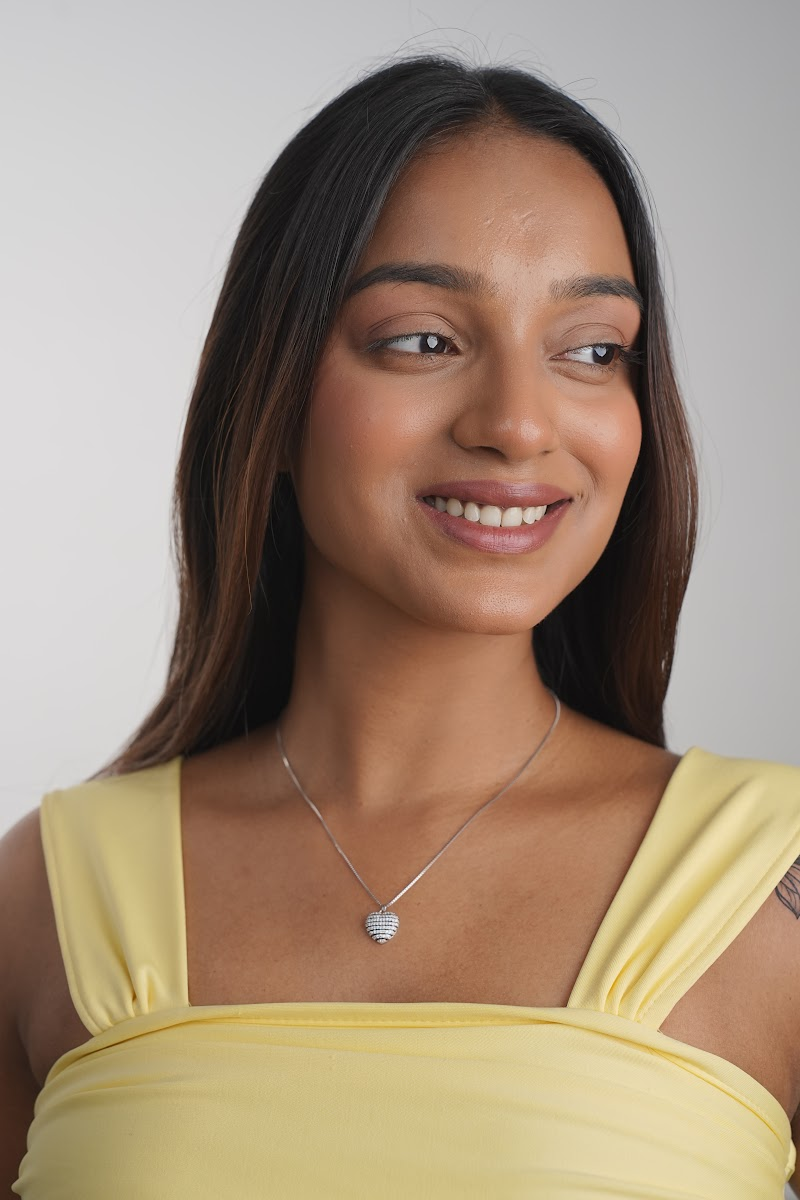
#> input picture jewellery-design-html-dist/model_candidates_thumbs/model_1_solitaire_heart_yellow_dress.jpg, 800 x 1200 px, found by its file name
$ python test_warm_champagne_banner.py
#> lines starting #> are read from the running program, lines starting #| are printed output that depends on the picture
import os
from PIL import Image, ImageEnhance, ImageFilter
import numpy as np

# Load Model 1
src_path = 'scratch/chosen_hero_models/model_1_solitaire_heart_yellow_dress.jpg'
img = Image.open(src_path).convert('RGB')
#> img is the input picture: PIL image 800x1200 RGB; mean R, G, B 162.4, 142.1, 122.1
w, h = img.size
#> w = 800; h = 1200

# --- A. MOBILE BANNER (768 x 1376) ---
target_aspect = 768 / 1376
crop_w = int(h * target_aspect)
#> crop_w = 669
crop_x0 = (w - crop_w) // 2
#> crop_x0 = 65
crop_box = (crop_x0, 0, crop_x0 + crop_w, h)
#> crop_box = (65, 0, 734, 1200)
mob_img = img.crop(crop_box).resize((768, 1376), Image.Resampling.LANCZOS)
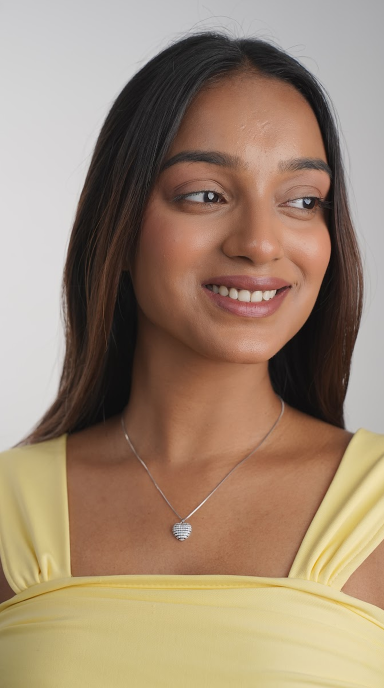
#> mob_img: PIL image 768x1376 RGB (shown at 1/2 size); mean R, G, B 158.2, 135.9, 114.1

# Subtle warm color grade: warm highlights, glowing skin
mob_enh = ImageEnhance.Color(mob_img).enhance(1.08)
mob_enh = ImageEnhance.Contrast(mob_enh).enhance(1.05)
mob_enh = ImageEnhance.Sharpness(mob_enh).enhance(1.15)
mob_enh.save('scratch/hero_test/model_1_mobile_champagne.jpg', quality=95)

# --- B. DESKTOP BANNER (1376 x 768) ---
# Model height 768, preserve aspect ratio
model_h = 768
model_w = int(w * (model_h / h)) # approx 512px
#> model_w = 512
model_resized = mob_enh.resize((model_w, model_h), Image.Resampling.LANCZOS)
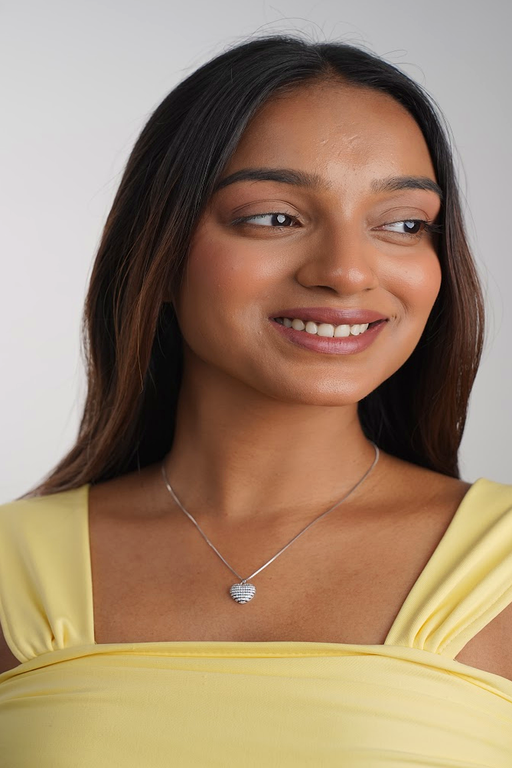
#> model_resized: PIL image 512x768 RGB; mean R, G, B 159.7, 134.3, 109.6

# Background color of model at top-left edge
model_arr = np.array(model_resized)
edge_color = np.mean(model_arr[20:300, 0:30], axis=(0, 1)) # approx [215, 214, 215]
#> edge_color = [218.7, 216.7, 218.2]
er, eg, eb = edge_color
#> er = 218.7; eg = 216.7; eb = 218.2

# Solystra brand warm alabaster: #FAF8F5 -> (250, 248, 245)
# Create 1376x768 canvas with gradient from (250, 248, 245) on left to (er, eg, eb) at model seam
canvas_arr = np.zeros((768, 1376, 3), dtype=np.uint8)
seam_x = 1376 - model_w
#> seam_x = 864

for x in range(1376):
    if x <= seam_x:
        t = x / float(seam_x)
        # Gentle s-curve
        t_smooth = t * t * (3 - 2 * t)
        r = int(250 + t_smooth * (er - 250))
        g = int(248 + t_smooth * (eg - 248))
        b = int(245 + t_smooth * (eb - 245))
    else:
        r, g, b = int(er), int(eg), int(eb)
    canvas_arr[:, x, 0] = r
    canvas_arr[:, x, 1] = g
    canvas_arr[:, x, 2] = b
#> this loop made 1376 passes
#> (r, g, b) on passes 1 to 12: (250, 248, 245), (249, 247, 244), (249, 247, 244), (249, 247, 244), (249, 247, 244), (249, 247, 244), (249, 247, 244), (249, 247, 244), (249, 247, 244), (249, 247, 244), (249, 247, 244), (249, 247, 244)
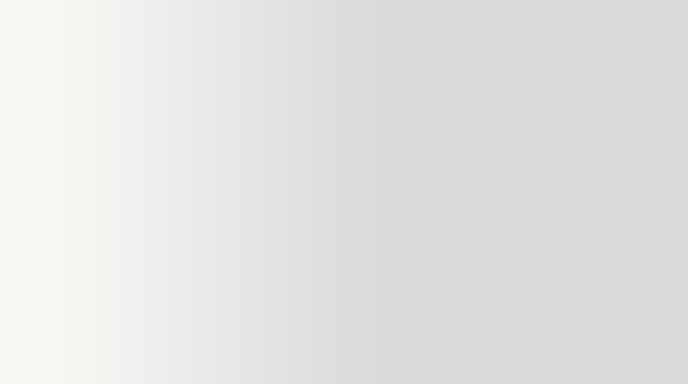
#> canvas_arr: shape (768, 1376, 3) (shown at 1/2 size); mean of channels 0, 1, 2 227.9, 225.9, 226.2; drawn as R, G, B

desktop_canvas = Image.fromarray(canvas_arr)

# Feathered paste of model
feather_px = 140
mask = np.ones((model_h, model_w), dtype=np.float32)
for col in range(feather_px):
    mask[:, col] = (col / float(feather_px)) ** 1.5

mask_img = Image.fromarray((mask * 255).astype(np.uint8))
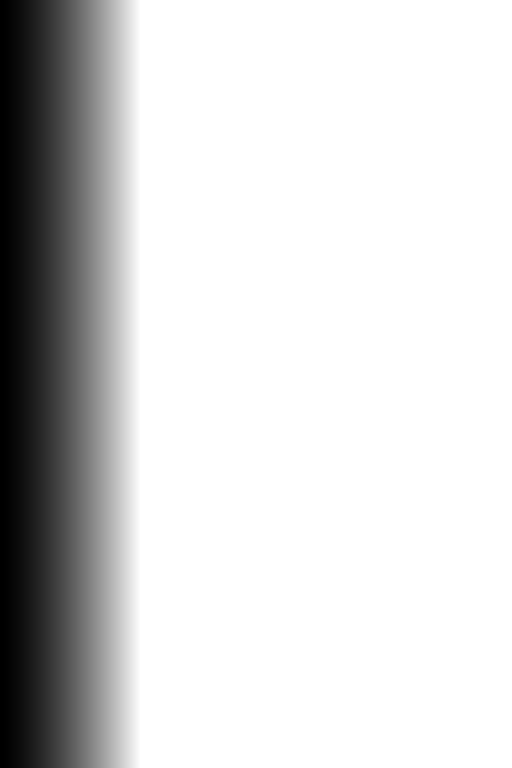
#> mask_img: PIL image 512x768 L; min 0, max 255, mean 212.8
desktop_canvas.paste(model_resized, (seam_x, 0), mask_img)
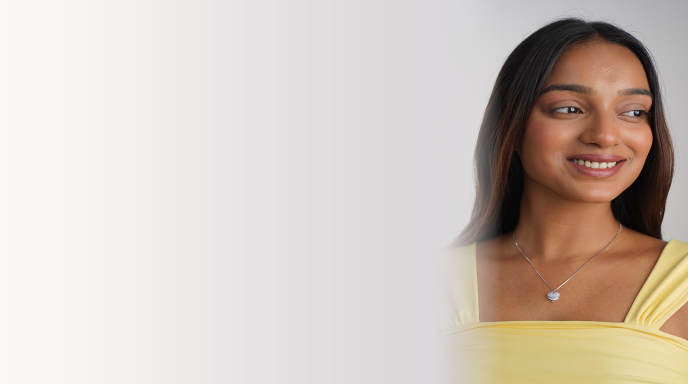
#> desktop_canvas: PIL image 1376x768 RGB (shown at 1/2 size); mean R, G, B 207.8, 197.6, 189.4

# Save
desktop_canvas.save('scratch/hero_test/model_1_desktop_champagne.jpg', quality=95)
print("Saved champagne hero test!")

$ run again, with jewellery-design-html-dist/model_candidates_thumbs/DSC02724.JPG copied over jewellery-design-html-dist/model_candidates_thumbs/model_1_solitaire_heart_yellow_dress.jpg
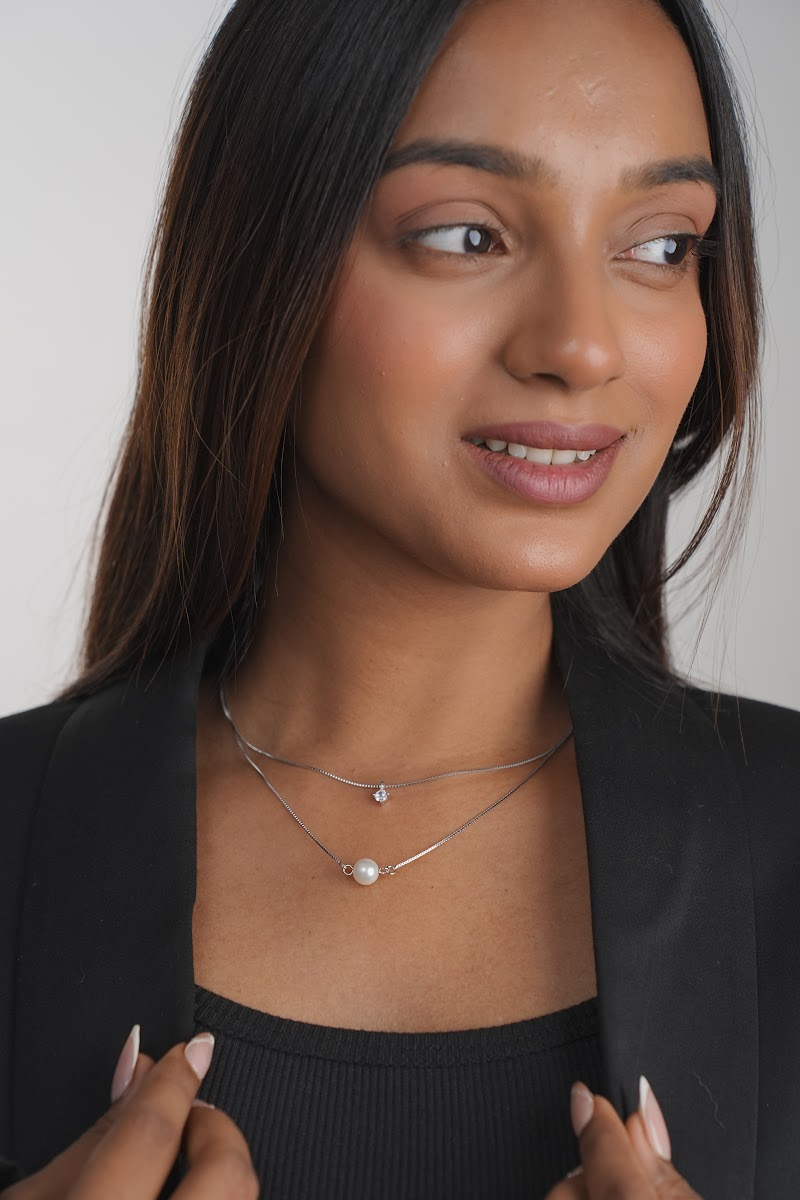
#> input picture jewellery-design-html-dist/model_candidates_thumbs/DSC02724.JPG, 800 x 1200 px, found by its file name
#> img is the input picture: PIL image 800x1200 RGB; mean R, G, B 106.5, 86.8, 78
#> `model_resized = mob_enh.resize((model_w, model_h), Image.Resampling.LA..`:
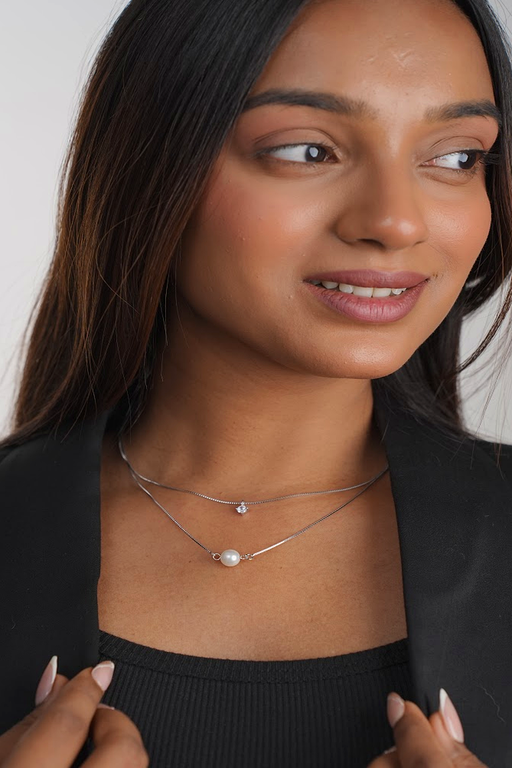
#> model_resized: PIL image 512x768 RGB; mean R, G, B 104.2, 77.9, 65.8
#> edge_color = [219, 217, 218.3]
#> er = 219; eg = 217; eb = 218.3
#> the loop `for x in range(1376):` made 1376 passes
#> (r, g, b) on passes 1 to 8: (250, 248, 245), (249, 247, 244), (249, 247, 244), (249, 247, 244), (249, 247, 244), (249, 247, 244), (249, 247, 244), (249, 247, 244)
#> `desktop_canvas.paste(model_resized, (seam_x, 0), mask_img)`:
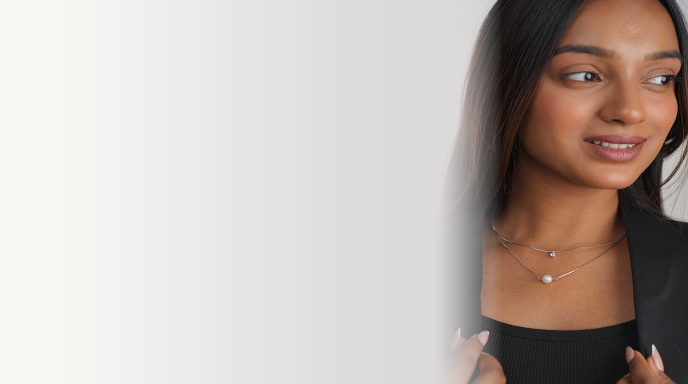
#> desktop_canvas: PIL image 1376x768 RGB (shown at 1/2 size); mean R, G, B 192.7, 182.1, 177.3

$ run again, with jewellery-design-html-dist/model_candidates_thumbs/DSC02725.JPG copied over jewellery-design-html-dist/model_candidates_thumbs/model_1_solitaire_heart_yellow_dress.jpg
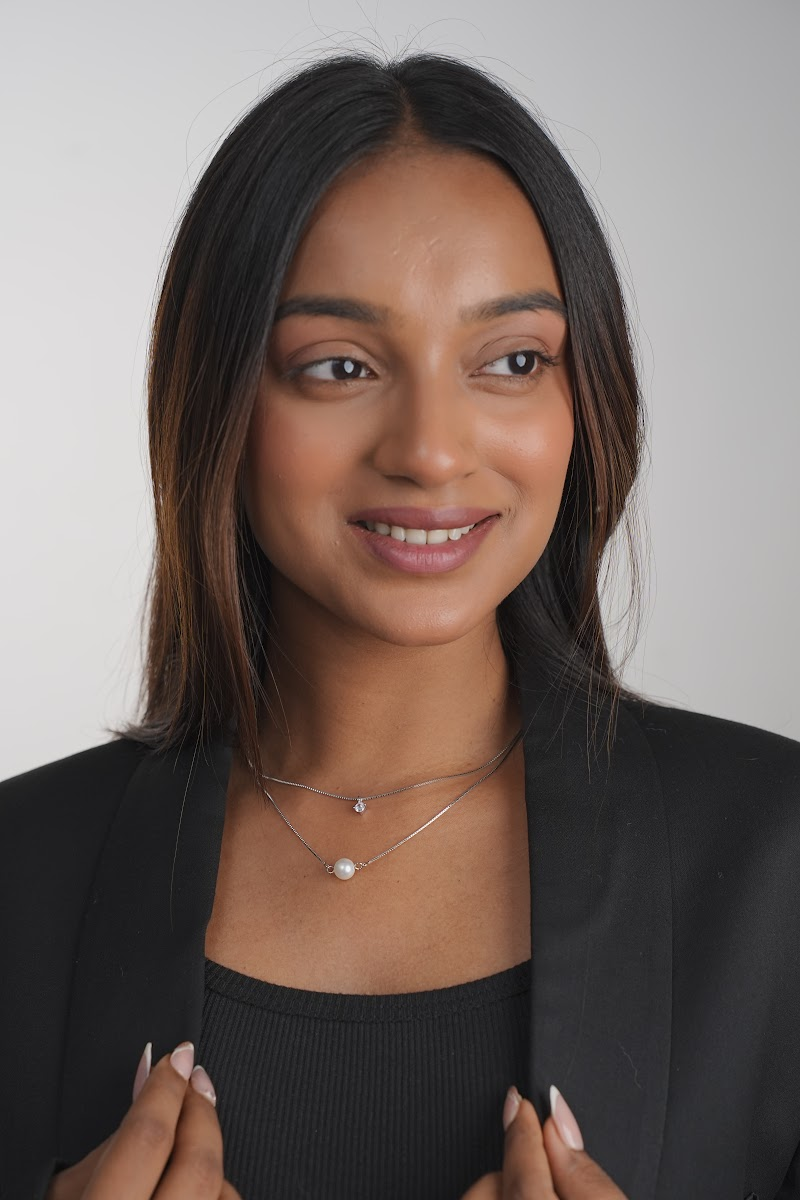
#> input picture jewellery-design-html-dist/model_candidates_thumbs/DSC02725.JPG, 800 x 1200 px, found by its file name
#> img is the input picture: PIL image 800x1200 RGB; mean R, G, B 117.6, 104, 98.6
#> `model_resized = mob_enh.resize((model_w, model_h), Image.Resampling.LA..`:
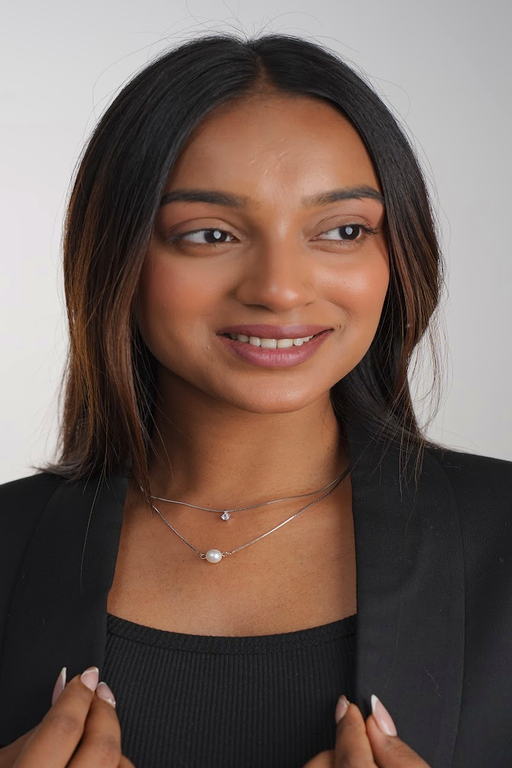
#> model_resized: PIL image 512x768 RGB; mean R, G, B 114.2, 95.8, 88.2
#> edge_color = [223.9, 221.7, 223.2]
#> er = 223.9; eg = 221.7; eb = 223.2
#> the loop `for x in range(1376):` made 1376 passes
#> (r, g, b) on passes 1 to 8: (250, 248, 245), (249, 247, 244), (249, 247, 244), (249, 247, 244), (249, 247, 244), (249, 247, 244), (249, 247, 244), (249, 247, 244)
#> `desktop_canvas.paste(model_resized, (seam_x, 0), mask_img)`:
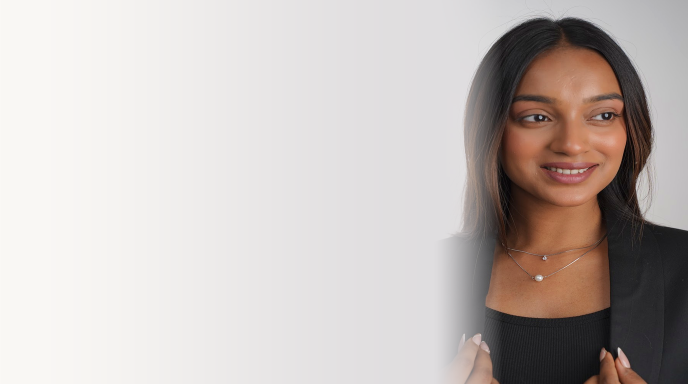
#> desktop_canvas: PIL image 1376x768 RGB (shown at 1/2 size); mean R, G, B 196.6, 188.7, 185.7
